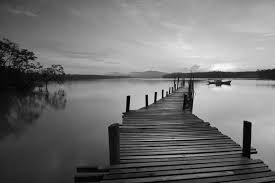
#> input picture images.jpeg, 275 x 183 px
$ jupyter execute enhancement.ipynb
#> lines starting #> are read from the running program, lines starting #| are printed output that depends on the picture
[cell 1]
from google.colab import files
uploaded = files.upload()
#> the answer given: images.jpeg

[cell 2]
import cv2
import numpy as np
import matplotlib.pyplot as plt

# Step 1: Load and resize image
image_path = 'images.jpeg'  # replace with your filename
img = cv2.imread(image_path, cv2.IMREAD_GRAYSCALE)
#> img is the input picture: shape (183, 275); min 0, max 255, mean 114.3
img = cv2.resize(img, (512, 512))
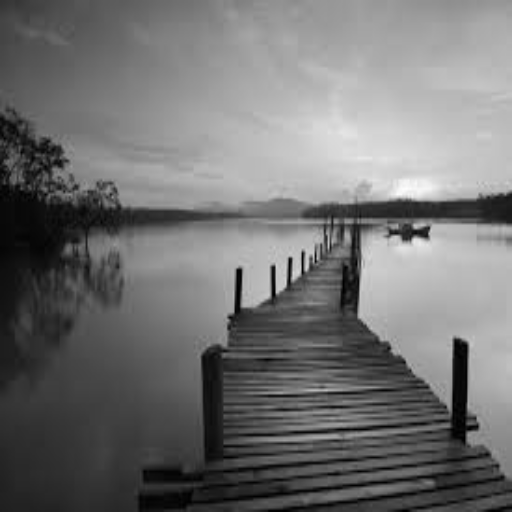
#> img: shape (512, 512); min 0, max 253, mean 114.2

# Step 2: Apply CLAHE
clahe = cv2.createCLAHE(clipLimit=2.0, tileGridSize=(8, 8))
clahe_img = clahe.apply(img)
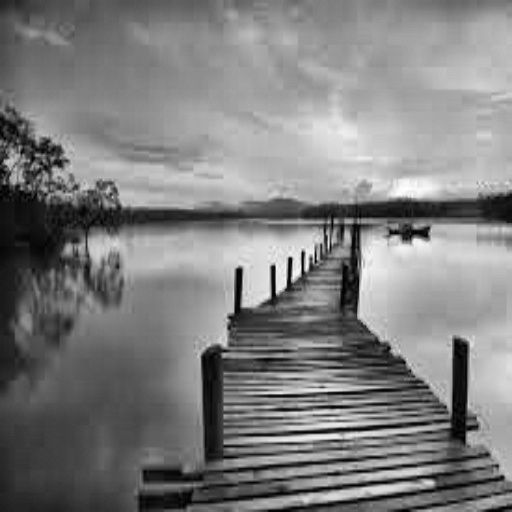
#> clahe_img: shape (512, 512); min 0, max 254, mean 126.9

# Step 3: Apply Gamma Correction
gamma = 1.2
invGamma = 1.0 / gamma
table = np.array([((i / 255.0) ** invGamma) * 255 for i in np.arange(256)]).astype("uint8")
gamma_img = cv2.LUT(clahe_img, table)

# Step 4: Apply Sharpening
kernel_sharpen = np.array([[0, -1, 0],
                           [-1, 6, -1],
                           [0, -1, 0]])
sharpened_img = cv2.filter2D(gamma_img, -1, kernel_sharpen)
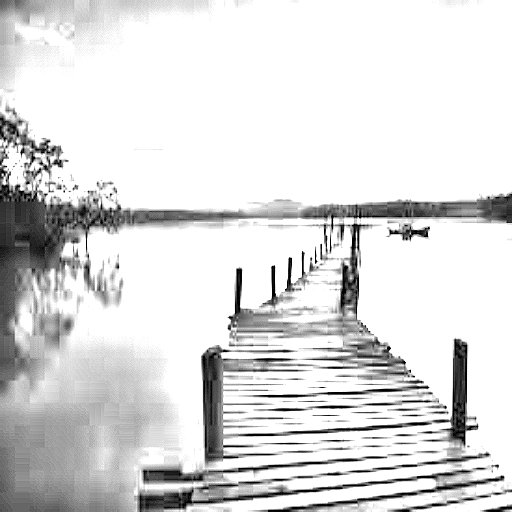
#> sharpened_img: shape (512, 512); min 0, max 255, mean 218.9

# Step 5: Normalize
normalized_img = sharpened_img.astype('float32') / 255.0


# step 6 : Output

plt.figure(figsize=(20, 15))

plt.subplot(1, 5, 1)
plt.imshow(img, cmap='gray')
plt.title('Original')

plt.subplot(1, 5, 2)
plt.imshow(clahe_img, cmap='gray')
plt.title('clahe_img')

plt.subplot(1, 5, 3)
plt.imshow(gamma_img, cmap='gray')
plt.title('gamma_img')

plt.subplot(1, 5, 4)
plt.imshow(sharpened_img, cmap='gray')
plt.title('sharpened_img')

plt.subplot(1, 5, 5)
plt.imshow(normalized_img, cmap='gray')
plt.title('normalized_img')

plt.show()
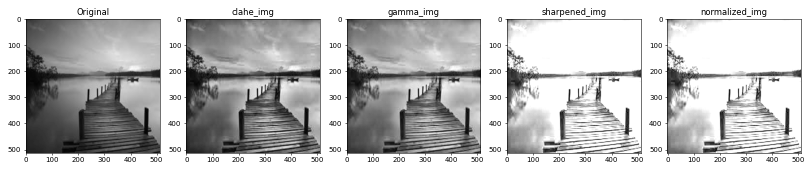
#> figure drawn by matplotlib, 5 panels
